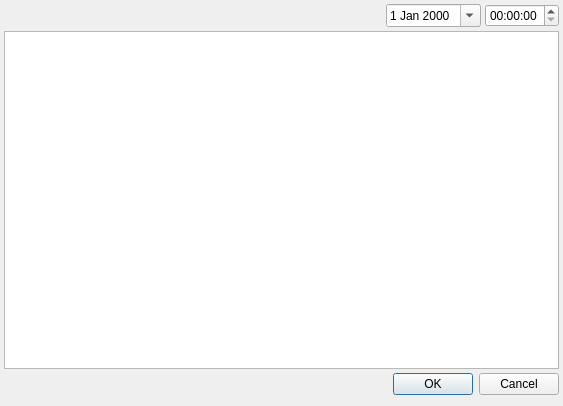
<?xml version="1.0" encoding="UTF-8"?>
<ui version="4.0">
 <class>CVEventDialog</class>
 <widget class="QDialog" name="CVEventDialog">
  <property name="geometry">
   <rect>
    <x>0</x>
    <y>0</y>
    <width>563</width>
    <height>406</height>
   </rect>
  </property>
  <property name="windowTitle">
   <string>Dialog</string>
  </property>
  <layout class="QVBoxLayout" name="verticalLayout">
   <property name="spacing">
    <number>4</number>
   </property>
   <property name="leftMargin">
    <number>4</number>
   </property>
   <property name="topMargin">
    <number>4</number>
   </property>
   <property name="rightMargin">
    <number>4</number>
   </property>
   <item>
    <layout class="QHBoxLayout" name="horizontalLayout">
     <property name="topMargin">
      <number>0</number>
     </property>
     <item>
      <spacer name="horizontalSpacer">
       <property name="orientation">
        <enum>Qt::Horizontal</enum>
       </property>
       <property name="sizeHint" stdset="0">
        <size>
         <width>40</width>
         <height>20</height>
        </size>
       </property>
      </spacer>
     </item>
     <item>
      <widget class="QDateEdit" name="dtDate">
       <property name="calendarPopup">
        <bool>true</bool>
       </property>
      </widget>
     </item>
     <item>
      <widget class="QTimeEdit" name="dtTime"/>
     </item>
    </layout>
   </item>
   <item>
    <widget class="QTextEdit" name="textEdit"/>
   </item>
   <item>
    <widget class="QDialogButtonBox" name="buttonBox">
     <property name="orientation">
      <enum>Qt::Horizontal</enum>
     </property>
     <property name="standardButtons">
      <set>QDialogButtonBox::Cancel|QDialogButtonBox::Ok</set>
     </property>
    </widget>
   </item>
  </layout>
 </widget>
 <resources/>
 <connections>
  <connection>
   <sender>buttonBox</sender>
   <signal>accepted()</signal>
   <receiver>CVEventDialog</receiver>
   <slot>accept()</slot>
   <hints>
    <hint type="sourcelabel">
     <x>248</x>
     <y>254</y>
    </hint>
    <hint type="destinationlabel">
     <x>157</x>
     <y>274</y>
    </hint>
   </hints>
  </connection>
  <connection>
   <sender>buttonBox</sender>
   <signal>rejected()</signal>
   <receiver>CVEventDialog</receiver>
   <slot>reject()</slot>
   <hints>
    <hint type="sourcelabel">
     <x>316</x>
     <y>260</y>
    </hint>
    <hint type="destinationlabel">
     <x>286</x>
     <y>274</y>
    </hint>
   </hints>
  </connection>
 </connections>
</ui>
